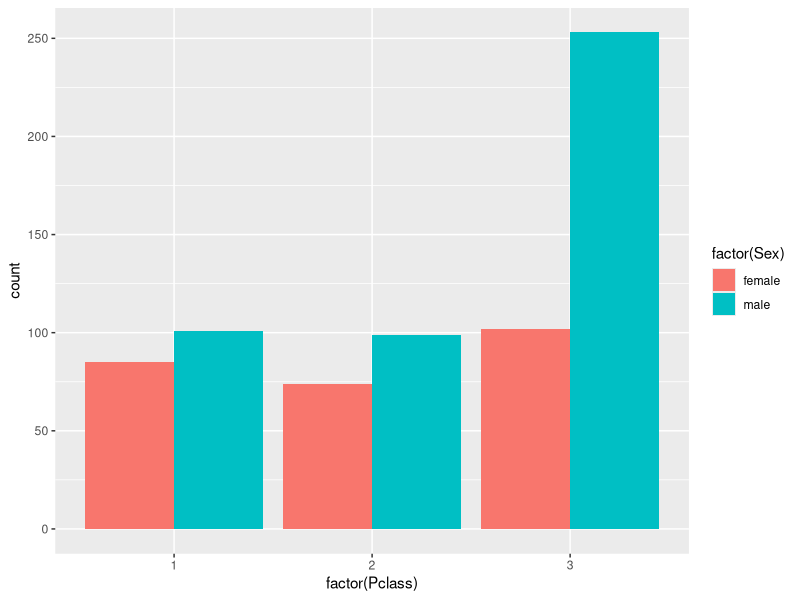
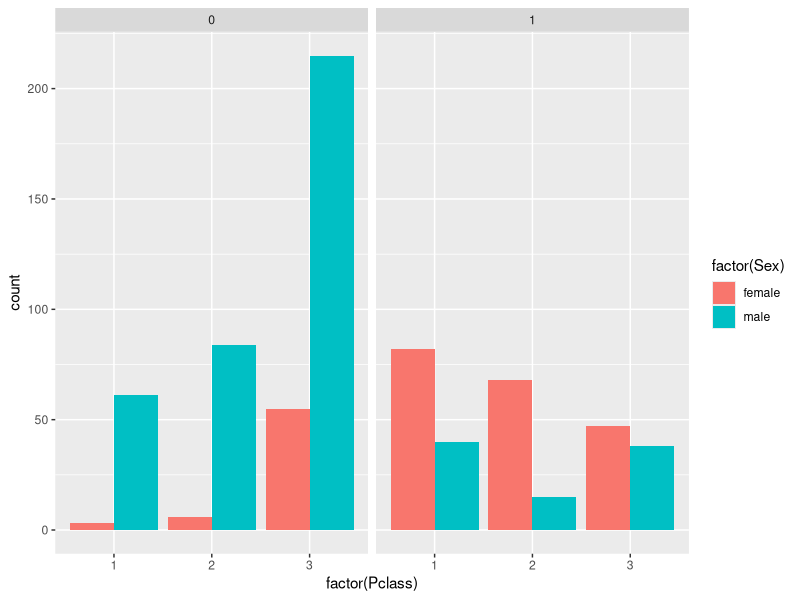
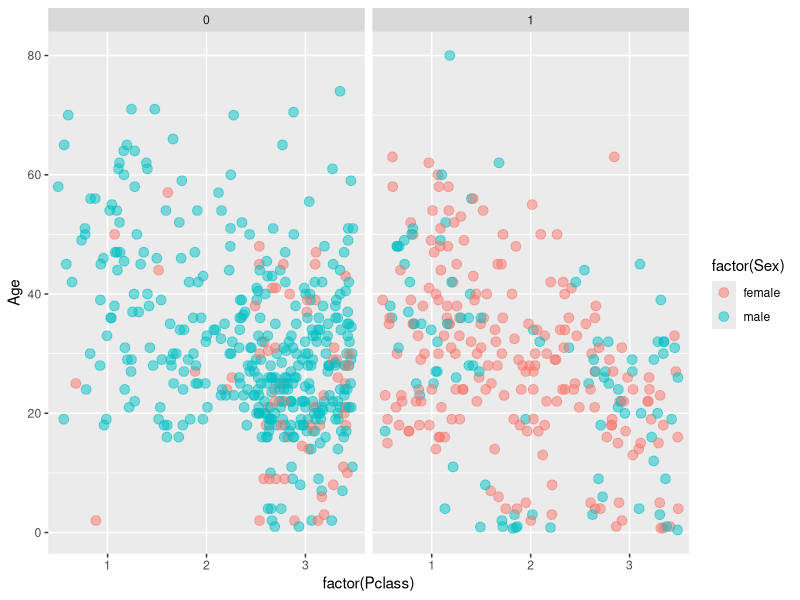

These figures' R source, in order:
# Load ggplot2 library
library("ggplot2")

# Import titanic dataset to workspace
setwd("C:/Users/Chinpei/Documents/GitHub/Springboard_FDS/ggplot2_titanic")
titanic = read.csv("titanic.csv", header=T)

# Check out the structure of titanic
str(titanic)

# Use ggplot() for the first instruction
ggplot(titanic, aes(x = factor(Pclass), fill = factor(Sex))) +
  geom_bar(position = "dodge")

# Use ggplot() for the second instruction
ggplot(titanic, aes(x = factor(Pclass), fill = factor(Sex))) +
  geom_bar(position = "dodge") +
  facet_grid(".~Survived")

# Position jitter (use below)
posn.j <- position_jitter(0.5, 0)

# Use ggplot() for the last instruction
ggplot(titanic, aes(x = factor(Pclass), y = Age, col = factor(Sex))) +
  geom_jitter(size = 3, alpha = 0.5, position = posn.j) +
  facet_grid(".~Survived")